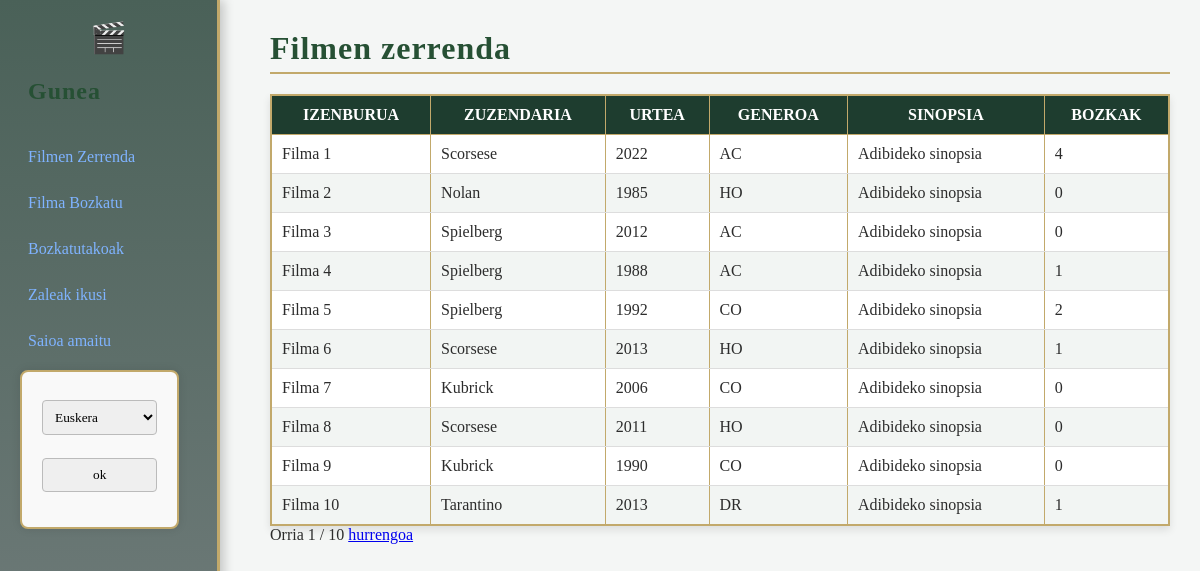
/eu/filmen_zerrenda (signed in), run on an earlier commit of the app's database.
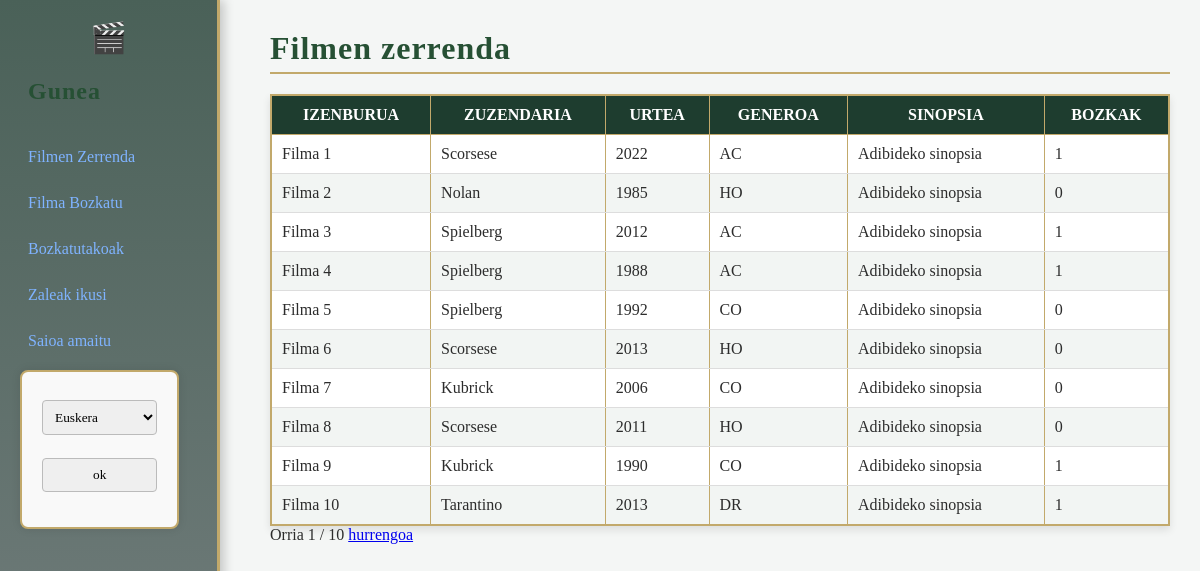
And on a later commit of the database.
### filmak/models.py (models this page shows, shortened)
class filmak_filma(models.Model):
    izenburua = models.CharField(max_length=100)
    zuzendaria = models.CharField(max_length=60)
    urtea = models.IntegerField()
    generoa = models.CharField(max_length=2)
    sinopsia = models.CharField(max_length=500)
    bozkak = models.IntegerField(default=0)

### filmak/views.py (the view)
# urls.py: path("filmen_zerrenda", views.filmenZerrenda, name="filmenZerrenda"),
@login_required(login_url='login')
def filmenZerrenda(request):
    filma_lista = filmak_filma.objects.all()
    paginator = Paginator(filma_lista, 10)  # Show 10 films per page
    page = request.GET.get('page')
    try:
        filmak = paginator.page(page)
    except PageNotAnInteger:
        filmak = paginator.page(1)
    except EmptyPage:
        filmak = paginator.page(paginator.num_pages)
    return render(request, "filmak/FilmenZerrenda.html", {'filmak': filmak})

### filmak/templates/filmak/FilmenZerrenda.html (shortened to what this page needs)
{% extends 'filmak/nabigazioa.html' %}
{% load i18n %}
    {% block content %}
    <h1>{% trans "Filmen zerrenda" %}</h1>
    <table border="1" cellpadding="5" cellspacing="0">
        <thead>
            <tr>
                <th>{% trans "Izenburua" %}</th>
                <th>{% trans "Zuzendaria" %}</th>
                <th>{% trans "Urtea" %}</th>
                <th>{% trans "Generoa" %}</th>
                <th>{% trans "Sinopsia" %}</th>
                <th>{% trans "Bozkak" %}</th>
            </tr>
        </thead>
        <tbody>
            {% for film in filmak %}
            <tr>
                <td>{{ film.izenburua }}</td>
                <td>{{ film.zuzendaria }}</td>
                <td>{{ film.urtea }}</td>
                <td>{{ film.generoa }}</td>
                <td>{{ film.sinopsia }}</td>
                <td>{{ film.bozkak }}</td>
            </tr>
            {% empty %}
            <tr>
                <td colspan="3">{% trans "Ez dago filma bat ere" %}</td>
            </tr>
            {% endfor %}
        </tbody>
    </table>
    <div class="pagination">
        <span class="step-links">
            <span class="current">
                {% trans "Orria" %} {{ filmak.number }} / {{ filmak.paginator.num_pages }}
            </span>
            {% if filmak.has_next %}
                <a href="?page={{ filmak.next_page_number }}">{% trans "hurrengoa" %}</a>
            {% endif %}
        </span>
    </div>
    {% endblock %}

### filmak/templates/filmak/nabigazioa.html (shortened to what this page needs)
{% load i18n %}
<!DOCTYPE html>
<html lang="en">
<head>
    {% load static %}
    <link rel="stylesheet" href="{% static 'css/style.css' %}">
</head>
<body>
    <div class="navbar">
        <a href="{% url 'menu' %}" class="navbaritem"><h2>{% trans "Gunea" %}</h2></a>
        {% if user.is_authenticated  %}
            <a href="{% url 'filmenZerrenda' %}" class="navbaritem">{% trans "Filmen Zerrenda" %}</a>
            <a href="{% url 'filmakBozkatu' %}" class="navbaritem">{% trans "Filma Bozkatu" %}</a>
            <a href="{% url 'bozkatutakoak' %}" class="navbaritem">{% trans "Bozkatutakoak" %}</a>
            <a href="{% url 'zaleak' %}" class="navbaritem">{% trans "Zaleak ikusi" %}</a>
            <a href="{% url 'logOut' %}" class="navbaritem">{% trans "Saioa amaitu" %}</a>
        {% else %}
            <a href="{% url 'erregistratu' %}" class="navbaritem">{% trans "Erregistratu" %}</a>
            <a href="{% url 'login' %}" class="navbaritem">{% trans "Login" %}</a>
        {% endif %}
        <form action="{% url 'set_language' %}" method="post">
        <select name="language">
            <option value="eu" {% if request.LANGUAGE_CODE == 'eu' %}selected{% endif %}>Euskera</option>
        </select>
        <input type="submit" value="{% trans 'ok' %}">
        </form>
    </div>
    <div class="main-content">
        {% block content %}
        {% endblock %}
    </div>
</body>
</html>

### static/css/style.css (style rules this page uses)
* { margin: 0; padding: 0; box-sizing: border-box; }
body { font-family: "Georgia", "Times New Roman", serif; background-color: #f4f6f5; color: #2c2c2c; }
.navbar { width: 220px; height: 100vh; background: linear-gradient(180deg, #4a6158, #768080); padding: 20px; position: fixed; left: 0; top: 0; border-right: 3px solid #c2a96b; box-shadow: 4px 0 10px rgba(0,0,0,0.2); }
.navbar a { display: block; color: #7fb3ff; text-decoration: none; margin: 12px 0; font-size: 16px; padding: 8px; border-radius: 6px; transition: all 0.3s ease; }
.main-content { margin-left: 240px; padding: 30px; width: calc(100% - 240px); }
h1, h2, h3 { color: #265034; font-weight: bold; margin-bottom: 15px; letter-spacing: 1px; }
h1 { border-bottom: 2px solid #c2a96b; padding-bottom: 5px; }
table { width: 100%; max-width: 100%; overflow-x: auto; border-collapse: collapse; margin-top: 20px; background-color: #ffffff; border: 2px solid #c2a96b; box-shadow: 0 4px 8px rgba(0,0,0,0.1); }
thead { background-color: #1e3d2f; color: #ffffff; }
thead th { padding: 10px; font-weight: bold; text-transform: uppercase; }
tbody tr:nth-child(even) { background-color: #f2f5f3; }
td { padding: 10px; border-bottom: 1px solid #ddd; }
form { width: auto; max-width: 90%; padding: 20px; box-sizing: border-box; background-color: #f9f9f9; border-radius: 8px; box-shadow: 0 0 10px rgba(0,0,0,0.1); border: 2px solid #c2a96b; }
input, select, textarea { width: 100%; padding: 8px; margin: 8px 0 15px 0; border: 1px solid #bbb; border-radius: 4px; font-family: inherit; }
.navbar::before { content: "🎬"; display: block; text-align: center; font-size: 30px; margin-bottom: 15px; }

What changed in the data, as far as the page shows it:
changed filmak_filma "Filma 1": bozkak "4" → "1"
changed filmak_filma "Filma 3": bozkak "0" → "1"
changed filmak_filma "Filma 5": bozkak "2" → "0"
changed filmak_filma "Filma 6": bozkak "1" → "0"
changed filmak_filma "Filma 9": bozkak "0" → "1"
